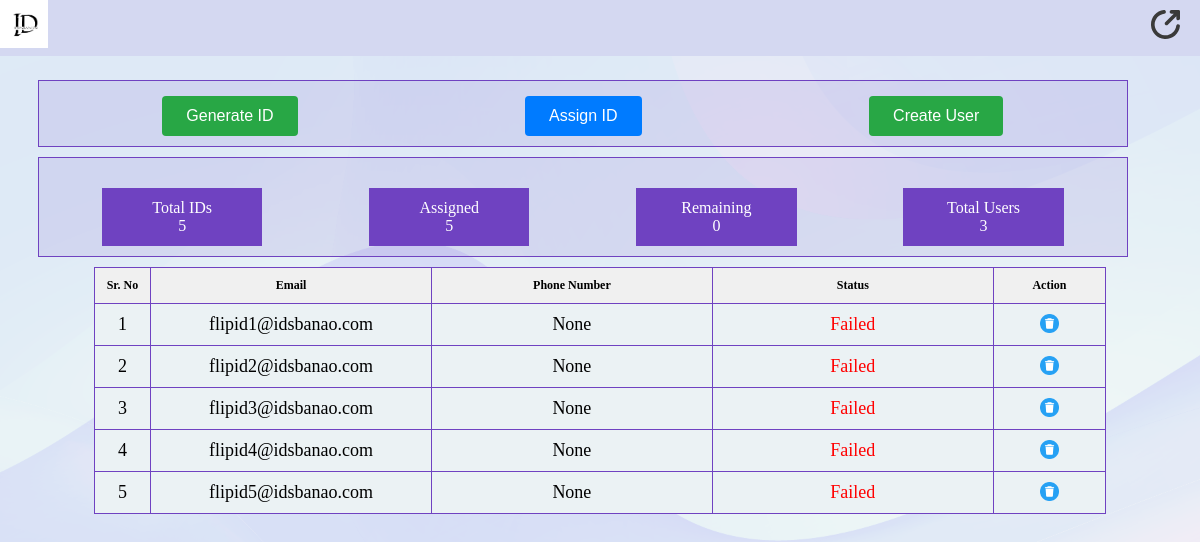
The page /adminDashboard on the database its author committed.
### tool/models.py (models this page shows, shortened)
class email_info(models.Model):
    email = models.EmailField(max_length=50)
    phone_number = models.CharField(max_length=15, default=None, null=True)
    order_id = models.CharField(max_length=15, default=None, null=True)
    created_at = models.DateField(null=False, default=django.utils.timezone.now)
    assigned = models.BooleanField(null=False, default=False)
    status = models.BooleanField(null=False, default=False)

### tool/views.py (the view, shortened to what this page needs)
# urls.py: path('adminDashboard', views.adminDashboard,name='adminDashboard'),
def adminDashboard(request):
    data_pass = {'data': email_info.objects.values().order_by('id'), 'total_ids': email_info.objects.values().count(),
                 'assigned': email_info.objects.filter(assigned=True).values().count(),
                 'remaining': email_info.objects.filter(assigned=False).values().count(),
                 'total_users': User.objects.values().count(), 'users_list': User.objects.values(),
                 'emails': email_info.objects.filter(assigned=False).values()}
    return render(request, 'pages/adminDashboard.html', data_pass)

### templates/pages/adminDashboard.html (shortened to what this page needs)
<!DOCTYPE html>
<html lang="en">
{% load static %}
<head>
    <link rel="stylesheet" href="{% static 'css/style_P.css' %}">
    <link rel="stylesheet" href="{% static 'css/style.css' %}">
</head>
<body>
        <nav>
            <a href="/adminDashboard"><img class="logo-button" src="{% static 'images/id_logo.png' %}"></a>
            <a href="/"><img src="{% static 'images/logout.svg' %}" style="float:right;margin-top:10px;margin-right:20px;"/></a>
        </nav>
        <div class="container">
            <div style="width:95%;border: 1.5px solid #6f42c1;border-collapse: collapse;background-color: #6f42c11f;padding:10px;margin-top: 10px;">
                <form method="post">
                    <div style="width: 100%;display:flex;padding-top:5px;justify-content:space-around;flex-wrap:wrap;">
                        <div class="filtersRow">
                            <button type="button" class="new-Project btn-new-project">Generate ID</button>
                        </div>
                        <div class="filtersRow">
                            <button type="button" class="assign btn-report">Assign ID</button>
                        </div>
                        <div class="filtersRow">
                            <button type="button"  class="new-User btn-new-project">Create User</button>
                        </div>
                    </div>
                </form>
            </div>
            <div style="width:95%;border: 1.5px solid #6f42c1;border-collapse: collapse;background-color: #6f42c11f;padding:10px;margin-top: 10px;">
                <div class="summary-container" style="width: 100%;margin-top: 20px;">
                    <div style="display: flex;justify-content: space-around;flex-wrap:wrap;">
                        <div style="width:15%;cursor:pointer;">
                            <div>
                                <table class="tab1">
                                    <tr>
                                        <td>Total IDs<br><span id="id1">{{total_ids}}</span></td>
                                    </tr>
                                </table>
                            </div>
                        </div>
                        <div style="width:15%;cursor:pointer;">
                            <div>
                                <table class="tab1">
                                    <tr>
                                        <td>Assigned<br><span id="id2">{{assigned}}</span></td>
                                    </tr>
                                </table>
                            </div>
                        </div>
                        <div style="width:15%;cursor:pointer;">
                            <div>
                                <table class="tab1">
                                    <tr>
                                        <td>Remaining<br><span id="id3">{{remaining}}</span></td>
                                    </tr>
                                </table>
                            </div>
                        </div>
                        <div style="width:15%;cursor:pointer;">
                            <div>
                                <table class="tab1">
                                    <tr>
                                        <td>Total Users<br><span id="id7">{{total_users}}</span></td>
                                    </tr>
                                </table>
                            </div>
                        </div>
                    </div>
                </div>
            </div>
            <table class="project-table" style="margin-top:10px;">
                <tr style="font-size:0.75rem;">
                    <th style="width:5%;">Sr. No</th>
                    <th>Email</th>
                    <th>Phone Number</th>
                    <th>Status</th>
                    <th colspan="1">Action</th>
                </tr>
                {% for l in data %}
                    <tr style="font-size:0.7rem; background-color:#ebf2f4;">
                        <td style="width:5%;font-size:large;">{{forloop.counter}}</td>
                        <td style="width:25%;font-size:large;">{{l.email}}</td>
                        <td style="width:25%;font-size:large;">{{l.phone_number}}</td>
                        {% if l.status %}
                            <td style="width:25%;font-size:large;color:green;">Success</td>
                        {% else %}
                            <td style="width:25%;font-size:large;color:red;">Failed</td>
                        {% endif %}
                        <td style="width:10%;"><a href="/delete/{{l.id}}" class="delete-link">
                            <img style="width:20%;cursor:pointer;" src="{% static 'images/delete.png' %}"></a>
                        </td>
                    </tr>
                {% endfor %}
            </table>
        </div>
</body>
</html>

### static/css/style.css (style rules this page uses)
body { background-image: url('../images/BG.svg'); }
nav { width: 100%; min-height: 50px; height: 7vh; background: rgb(212 216 241); color: white; position: absolute; top: 0; left: 0; }
table { background-color: rgb(212 216 241); border-collapse: collapse; width: 50%; margin: 0 auto; }
th, td { border: 1px solid black; padding: 8px; text-align: left; }

### templates/pages/adminDashboard.html (style rules this page uses)
.container { width: 95%; margin: 70px auto; height:100%; overflow:auto; }
table { width: 90%; border-collapse: collapse; }
table, th, td { border: 1px solid #6f42c1; }
th, td { padding: 10px; text-align: center; }
th { background-color: #f0f0f0; }
.logo-button { width:4%; }
.btn-report { background-color: #007bff; color: white; padding: 0.5em 1.5em; font-size: 1rem; border: none; border-radius: 0.25rem; cursor: pointer; transition: background-color 0.3s ease; height:40px; }
.btn-new-project { background-color: #28a745; color: white; padding: 0.5em 1.5em; font-size: 1rem; border: none; border-radius: 0.25rem; cursor: pointer; transition: background-color 0.3s ease; height:40px; }
.tab1 { width: 100%; background-color:#6f42c1; border: 1.5px solid #6f42c1; border-collapse: collapse; color:white; font-size:1rem; }

### rows shown on the page
email_info: email "flipid1@idsbanao.com", phone_number "None", status "Failed"
email_info: email "flipid2@idsbanao.com", phone_number "None", status "Failed"
email_info: email "flipid3@idsbanao.com", phone_number "None", status "Failed"
email_info: email "flipid4@idsbanao.com", phone_number "None", status "Failed"
email_info: email "flipid5@idsbanao.com", phone_number "None", status "Failed"

### other values the page prints
{{ total_ids }} "5"
{{ assigned }} "5"
{{ remaining }} "0"
{{ total_users }} "3"
